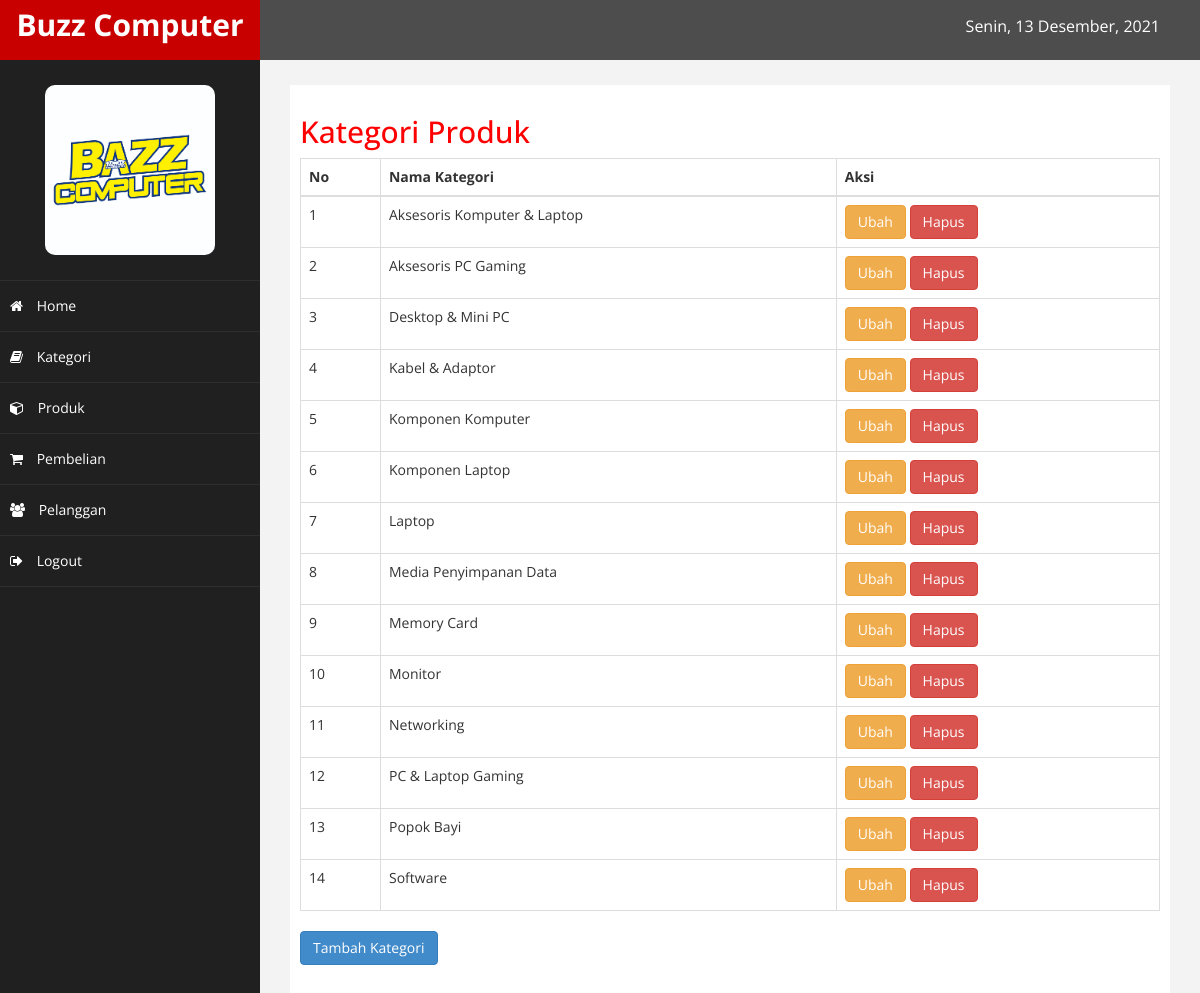
Screenshot of /admin/index.php?halaman=kategori (signed in) with the database file from the repository.
### tables this page shows
CREATE TABLE `kategori` (
  `id_kategori` int(11) NOT NULL,
  `nama_kategori` varchar(100) NOT NULL
);

### admin/kategori.php (the view)
<h2>Kategori Produk</h2>
<table class="table table-bordered">
    <tread>
        <tr>
            <th>No</th>
            <th>Nama Kategori</th>
            <th>Aksi</th>
        </tr>
    </tread>
    <tbody>
        <?php $nomor = 1; ?>
        <?php $ambil = $koneksi->query("SELECT * FROM kategori ORDER BY nama_kategori ASC"); ?>
        <?php while ($pecah = $ambil->fetch_assoc()) { ?>
            <tr>
                <td><?php echo $nomor; ?></td>
                <td><?php echo $pecah['nama_kategori']; ?></td>
                <td>
                    <a href="index.php?halaman=ubahkategori&id=<?php echo $pecah['id_kategori']; ?>" class="btn btn-warning">Ubah</a>
                    <a href="index.php?halaman=hapuskategori&id=<?php echo $pecah['id_kategori']; ?>" class="btn btn-danger" onclick="return confirm('Yakin Hapus?')">Hapus</a>
                </td>
            </tr>
            <?php $nomor++; ?>
        <?php } ?>
    </tbody>
</table>
<a href="index.php?halaman=tambahkategori" class="btn btn-primary">Tambah Kategori</a>

### admin/assets/css/custom.css (style rules this page uses)
body { font-family: 'Open Sans', sans-serif; }
h2 { color: #f00; }

### rows the page displays
kategori: nama_kategori "Aksesoris Komputer & Laptop"
kategori: nama_kategori "Aksesoris PC Gaming"
kategori: nama_kategori "Desktop & Mini PC"
kategori: nama_kategori "Kabel & Adaptor"
kategori: nama_kategori "Komponen Komputer"
kategori: nama_kategori "Komponen Laptop"
kategori: nama_kategori "Laptop"
kategori: nama_kategori "Media Penyimpanan Data"
kategori: nama_kategori "Memory Card"
kategori: nama_kategori "Monitor"
kategori: nama_kategori "Networking"
kategori: nama_kategori "PC & Laptop Gaming"
kategori: nama_kategori "Popok Bayi"
kategori: nama_kategori "Software"
